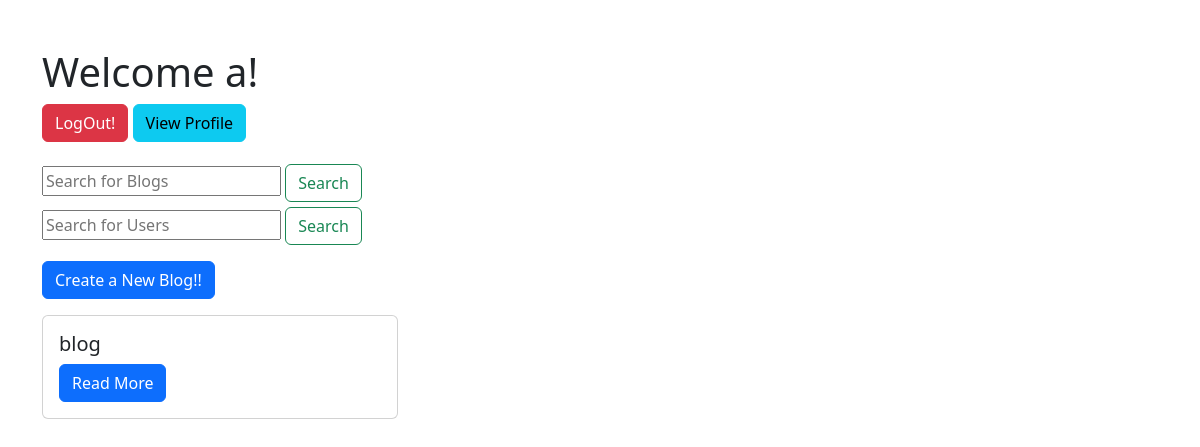
Page /dashboard (signed in) on the earlier database version.
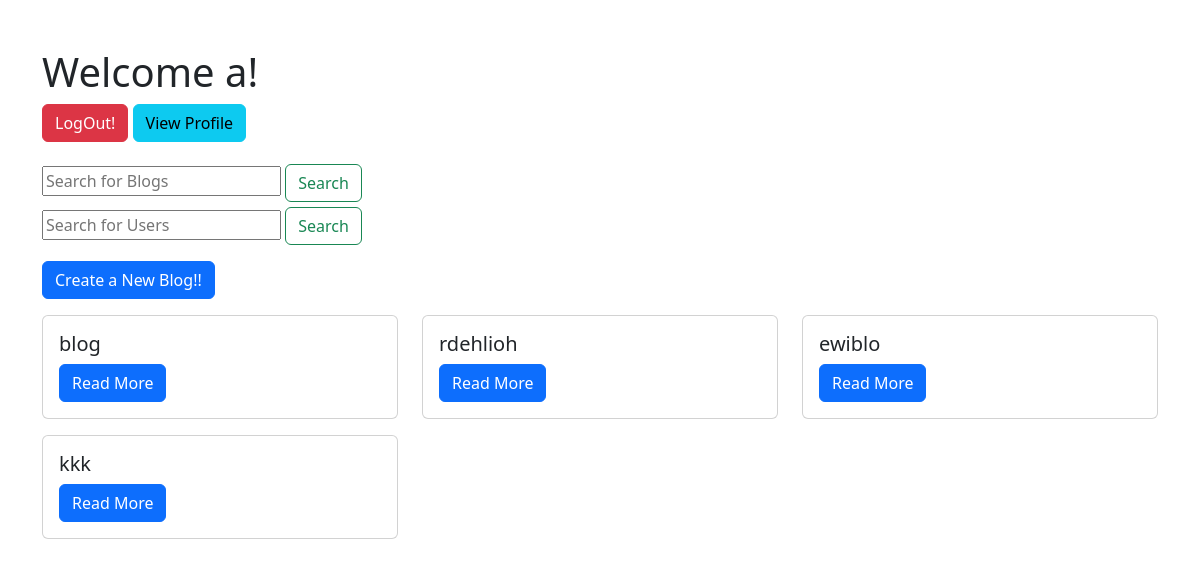
Same page on the later database version.
### application/models.py (models this page shows)
class Blog(db.Model):
    id = db.Column(db.Integer, primary_key=True)
    title = db.Column(db.String(150), nullable=False)
    content = db.Column(db.String(500), nullable=False)
    image_url = db.Column(db.String(200), nullable=True)
    timestamp = db.Column(db.DateTime, default=datetime.utcnow)
    user_id = db.Column(db.Integer, db.ForeignKey('user.id'), nullable = False)

### application/controllers.py (the view)
@app.route('/dashboard')
def dashboard():
    if 'username' not in session:
        return redirect(url_for('login'))
    blogs = Blog.query.all()
    return render_template('dashboard.html', username = session['username'], blogs=blogs)

### templates/dashboard.html (shortened to what this page needs)
{% extends "base.html" %} {% block content %}
<div class="container mt-5">
  <h1>Welcome {{ username }}!</h1>
  <a class="btn btn-danger" href="{{ url_for('logout') }}">LogOut!</a>
  <a class="btn btn-info" href="{{url_for('user_profile', username=username)}}"
    >View Profile</a
  >
  <form action="{{url_for('search')}}" method="POST">
    <input
      class="mt-4"
      type="search"
      placeholder="Search for Blogs"
      name="search_query"
    />
    <button type="submit" class="btn btn-outline-success">Search</button>
  </form>
  <form action="{{url_for('user_search')}}" method="POST">
    <input
      class="mt-2"
      type="search"
      placeholder="Search for Users"
      name="search_query"
    />
    <button type="submit" class="btn btn-outline-success">Search</button>
  </form>
  <a class="btn btn-primary mt-3" href="{{ url_for('create_blog' )}}"
    >Create a New Blog!!</a
  >
  <div class="row">
    {% for blog in blogs %}
    <div class="col-md-4">
      <div class="card mt-3">
        <div class="card-body">
          <h5 class="card-title">{{ blog.title }}</h5>
          <a href="{{ url_for('blog', id=blog.id)}}" class="btn btn-primary"
            >Read More</a
          >
        </div>
      </div>
    </div>
    {% endfor %}
  </div>
</div>
{% endblock %}

### templates/base.html (shortened to what this page needs)
<!DOCTYPE html>
<html lang="en">
  <head>
    <link
      href="https://cdn.jsdelivr.net/npm/bootstrap@5.3.3/dist/css/bootstrap.min.css"
      rel="stylesheet"
    />
  </head>
  <body>
     {% block content %} {% endblock %}
  </body>
</html>

Differences in the rows shown:
added Blog: title "rdehlioh"
added Blog: title "ewiblo"
added Blog: title "kkk"
